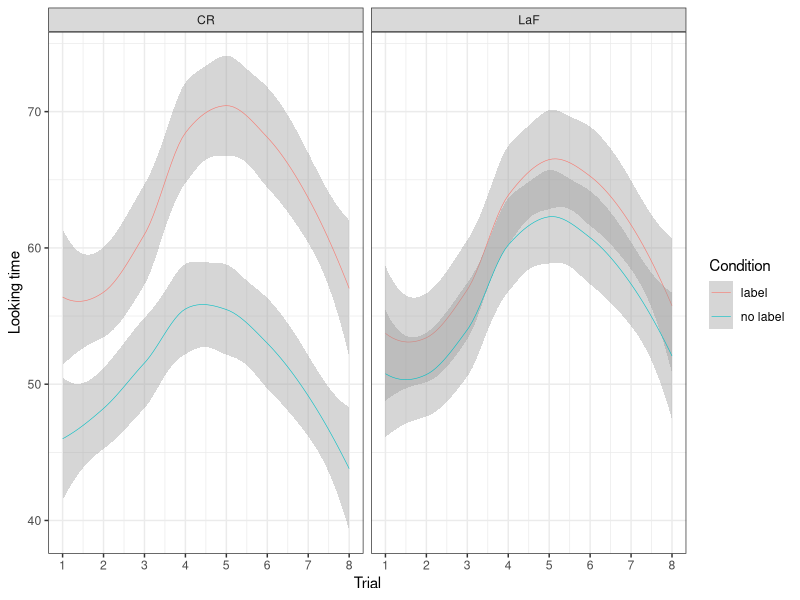

Here is the R script that generated this plot:
# LIBRARY IMPORTS
library(ggplot2)
library(dplyr)
library(lme4)

# DATA HANDLING
# Import data
single_obj.data <- read.csv("../Results/SingleObject_BPN_LT.csv", head=TRUE)
# Set all factor variables to factors
single_obj.data$subject <- as.factor(single_obj.data$subject)
single_obj.data$explo_overlap <- as.factor(single_obj.data$explo_overlap)
single_obj.LaF.data <- filter(single_obj.data, model == "LaF")
single_obj.CR.data <- filter(single_obj.data, model == "CR")

# MODELS
# Global model for both LaF and CR together
single_obj.lmer.all <- lmer(looking_time ~ trial*model*labelled +
							(1 + trial + labelled | subject) +
							(1 + trial + labelled + model | explo_overlap),
							data = single_obj.data
							)
# Models for LaF only -- There's no point running models without main effect of trial
# Including only main effect for trial
single_obj.LaF.lmer.trial_only <- lmer(looking_time ~ trial +
									   (1 + trial + labelled | subject) +
									   (1 + trial + labelled | explo_overlap),
									   data = single_obj.LaF.data
									   )
# Including main effects for trial and labelled
single_obj.LaF.lmer.labelled <- lmer(looking_time ~ trial + labelled +
									 (1 + trial + labelled | subject) +
									 (1 + trial + labelled | explo_overlap),
									 data = single_obj.LaF.data
									 )
# Including all interactions and main effects
single_obj.LaF.lmer.all <- lmer(looking_time ~ trial*labelled +
								(1 + trial + labelled | subject) +
								(1 + trial + labelled | explo_overlap),
								data = single_obj.LaF.data
								)
# Comparing models with different fixed effects
single_obj.LaF.comparison <- anova(single_obj.LaF.lmer.trial_only,
								   single_obj.LaF.lmer.labelled,
								   single_obj.LaF.lmer.all)
# Results: adding all interactions helps the model, not label only
# Best model: single_obj.LaF.lmer.all
# Models for CR only
# Including only main effect for trial
single_obj.CR.lmer.trial_only <- lmer(looking_time ~ trial +
									  (1 + trial + labelled | subject) +
									  (1 + trial + labelled | explo_overlap),
									  data = single_obj.CR.data
									  )
# Including main effects for trial and labelled
single_obj.CR.lmer.labelled <- lmer(looking_time ~ trial + labelled +
									(1 + trial + labelled | subject) +
									(1 + trial + labelled | explo_overlap),
									data = single_obj.CR.data
									)
# Including all interactions and main effects
single_obj.CR.lmer.all <- lmer(looking_time ~ trial*labelled +
							   (1 + trial + labelled | subject) +
							   (1 + trial + labelled | explo_overlap),
							   data = single_obj.CR.data
							   )
# Comparing models with different fixed effects
single_obj.CR.comparison <- anova(single_obj.CR.lmer.trial_only,
								  single_obj.CR.lmer.labelled,
								  single_obj.CR.lmer.all)
# Results: adding more parameters than trial alone didn't help the model
# Best model: single_obj.CR.lmer.trial_only

# GENERATING GRAPHS
# Transform trial number to start at 1
single_obj.data$trial <- single_obj.data$trial + 1
# Graph from data (not models)
#pdf("../Results/General.pdf", w=9, h=4)
single_obj.data.plot <- ggplot(single_obj.data) +
						geom_smooth(size = .2,
									mapping = aes(trial, looking_time,
												  colour = labelled),
									method = "loess") +
						facet_grid(.~model) +
						scale_x_continuous(breaks = c(1,2,3,4,5,6,7,8)) +
						xlab("Trial") + ylab("Looking time") + theme_bw() +
						scale_fill_brewer(palette = "Dark2") +
						scale_colour_discrete(name = "Condition",
											  labels = c("label","no label"))
ggsave("../Results/General.pdf", plot = single_obj.data.plot,
	   height = 4, width = 9)
#print(single_obj.data.plot)
#dev.off()
# Model plot for LaF
#pdf("../Results/LaF_results_LT.pdf", w=8, h=5)
# TODO
#dev.off()
# Model plot for CR
#pdf("../Results/CR_results_LT.pdf", w=8, h=5)
# TODO
#dev.off()
